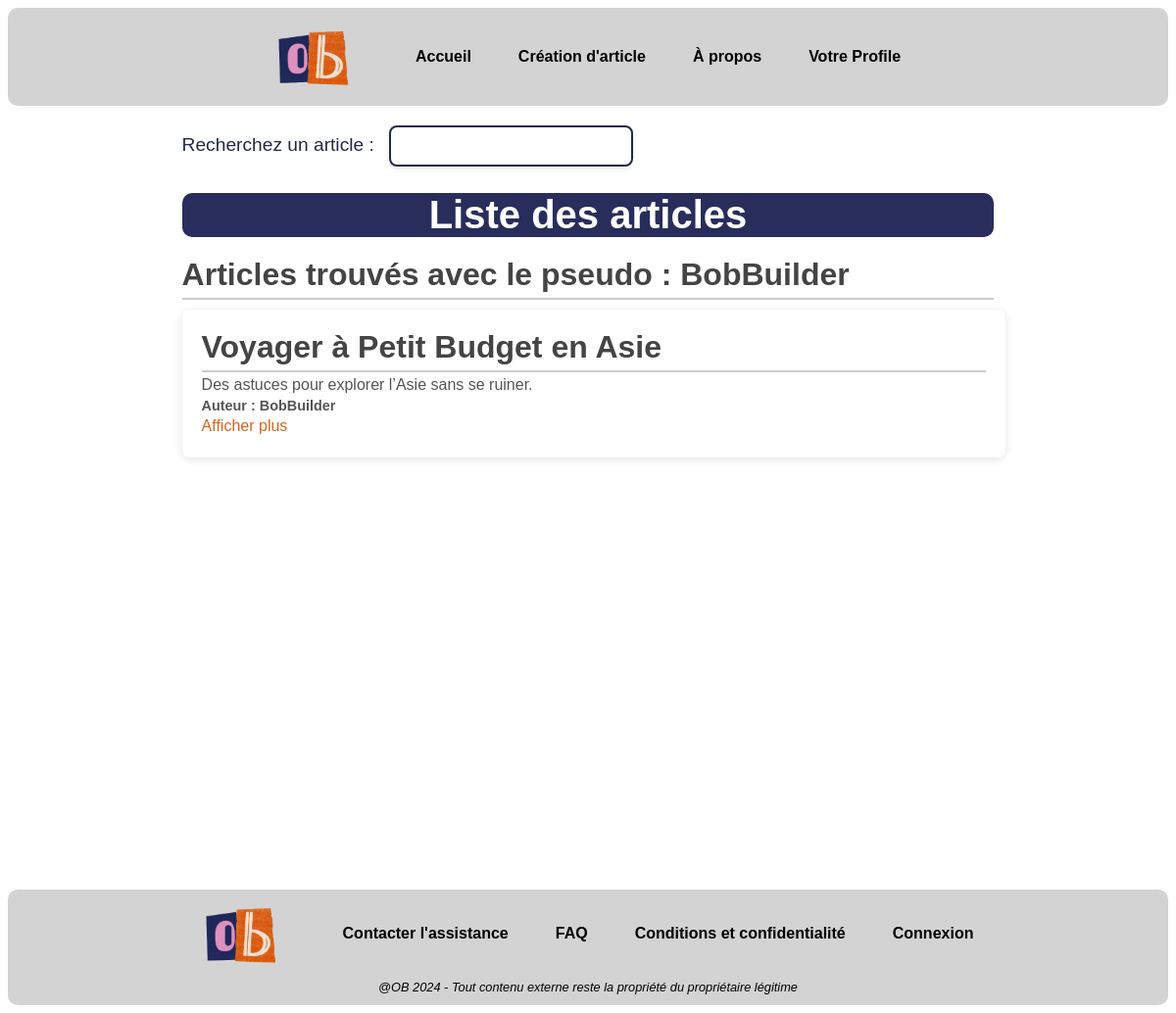
The page /listeArticle.php?barreRecherche=BobBuilder (signed in) on the database its author committed.
### tables this page shows
CREATE TABLE IF NOT EXISTS `article` (
  `id` int NOT NULL AUTO_INCREMENT COMMENT 'Identifiant unique de l''article.',
  `titre` varchar(250) NOT NULL COMMENT 'Titre de l''article.',
  `description` varchar(2000) NOT NULL COMMENT 'Contenu ou résumé de l''article.',
  `fk_pseudo` varchar(50) NOT NULL COMMENT 'Clé étrangère vers le pseudo de la table User.',
  PRIMARY KEY (`id`)
);

### listeArticle.php (the view, shortened to what this page needs)
<?php
    include "pagesOutils/connDB.php";
?>
<html>
    <link rel="stylesheet" href="listeArticle.css">
    <header>
        <?php
            include 'pagesOutils/header.php';
        ?>
    </header>
    <body>
    <main>
    <div id="search-container">
        <form method="GET">
            <label for="barreRecherche">Recherchez un article : </label>
            <input id="barreRecherche" name="barreRecherche" type="search">
            <h1>Liste des articles</h1>
            <?php
            if(!empty($_GET['barreRecherche'])){
                $sql = "SELECT id, titre, description, fk_pseudo FROM article WHERE fk_pseudo LIKE '%".$_GET['barreRecherche']."%'";
                $result = $conn->query($sql);
                echo "<h2>Articles trouvés avec le pseudo : " . htmlspecialchars($_GET['barreRecherche']) . "</h2>";
                if ($result->num_rows > 0) {
                    while ($row = $result->fetch_assoc()) {
                        $id=$row['id'];
                        echo "<section class='article'>
                        <h2>" . $row["titre"] . "</h2>
                        <p>" . $row["description"] . "</p>
                        <div class='article-footer'>
                            <span class='auteur'>Auteur : " . $row["fk_pseudo"] . "</span>
                        </div>
                        <a href='afficherArticle.php?id=$id'><p class='lienArticle'>Afficher plus</p></a>
                    </section>";
                    }
                } else {
                    echo "<p>Aucun article trouvé avec le pseudo : " . htmlspecialchars($_GET['barreRecherche']) . "</p>";
                }
            }
            ?>
        </form>
    </div>
    </main>
    </body>
    <?php
        include 'pagesOutils/footer.php'
    ?>
</html>

### listeArticle.css (style rules this page uses)
body main { display: flex; flex-direction: column; justify-content: space-between; min-height: 100vh; margin: 0 auto; width: 70%; font-family: "Century Gothic", sans-serif; }
header, footer { background-color: lightgray; color: black; padding: 5px; font-family: "Century Gothic", sans-serif; text-align: center; border-radius: 10px; }
label { margin-right: 10px; font-size: 1.2em; color: #212A45; }
input[type="search"] { padding: 10px; width: 30%; font-size: 1em; border: 2px solid #212A45; border-radius: 8px; box-shadow: 0 2px 5px rgba(0, 0, 0, 0.1); transition: box-shadow 0.3s ease; margin-top: 20px; }
h1 { font-size: 2.5em; color: white; text-align: center; margin-bottom: 20px; font-weight: bold; border-radius: 10px; background-color: #282d5c; width: 100%; }
h2 { font-size: 2em; color: #444; margin-top: 20px; margin-bottom: 10px; border-bottom: 2px solid #ccc; padding-bottom: 5px; transition: color 0.3s ease, transform 0.3s ease; }
section { margin: 20px auto; padding: 15px; max-width: 800px; background-color: #f9f9f9; border-radius: 8px; box-shadow: 0 2px 5px rgba(0, 0, 0, 0.1); }
section p { line-height: 1.6; color: #555; margin: 10px 0; }
.article { width: 100%; margin: 1% auto; padding: 20px; background-color: #fff; border-radius: 8px; box-shadow: 0 2px 10px rgba(0, 0, 0, 0.1); transition: transform 0.3s ease, box-shadow 0.3s ease; }
.article h2, .article p { max-width: 1200px; margin: 0 auto; }
.article-footer { max-width: 1200px; margin: 0 auto; display: flex; justify-content: space-between; align-items: center; font-size: 0.9em; color: #888; }
.article-footer .auteur { font-weight: bold; color: #555; }
.lienArticle { color: #d9641d; }
a { text-decoration: underline 0.15em rgba(0, 0, 0, 0); transition: text-decoration-color 300ms; }

### rows shown on the page
article: titre "Voyager à Petit Budget en Asie", description "Des astuces pour explorer l’Asie sans se ruiner.", fk_pseudo "BobBuilder"

### other values the page prints
$_GET['barreRecherche'] "BobBuilder"
